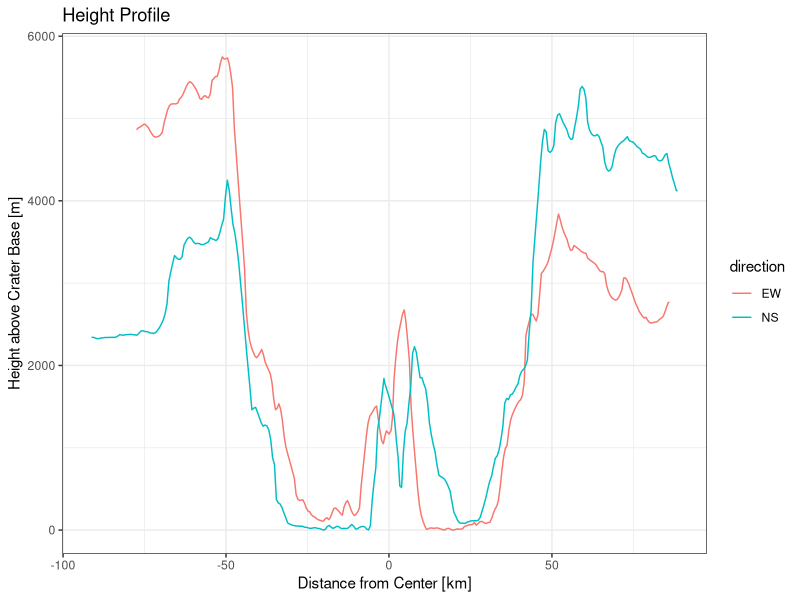

The R script that drew this image:
## ---- chunk 1
rm(list=ls())
## ---- chunk 2
library(dplyr)
library(ggplot2)
## ---- chunk 3
center <- list(l = 26.28, b = -11.45)
## ---- chunk 4
# d - degrees.
to.rad <- function(d) return(d*pi/180)
## ---- chunk 5
# l1 - Longitude of point 1
# b1 - Latitude of point 1
# l2 - Longitude of point 2
# b2 - Latitude of point 2
# r - Sphere radius
distance <- function(l1, b1, l2, b2, r=1738) {
    sin2 <- sin(to.rad(b1)) * sin(to.rad(b2))
    cos2 <- cos(to.rad(b1)) * cos(to.rad(b2))
    d <- r *  acos(sin2 + cos2 * cos(to.rad(l2-l1)))
    return(d)
}
## ---- chunk 6
raw <- read.csv("input/EW.txt", skip=4)

data.1 <- raw %>%
    rename(a = position) %>%
    rename(h = GLD100) %>%
    rename(l = lon) %>%
    rename(b = lat) %>%
    mutate(direction = "EW") %>%
    select(l, b, h, a, direction)
## ---- chunk 7
raw <- read.csv("input/NS.txt", skip=4)

data.2 <- raw %>%
    rename(a = position) %>%
    rename(h = GLD100) %>%
    rename(l = lon) %>%
    rename(b = lat) %>%
    mutate(direction = "NS") %>%
    select(l, b, h, a, direction)
## ---- chunk 8
dr <- distance(data.1$l, data.1$b, center$l, center$b)
data.1$dr <- sign(data.1$a - data.1$a[which.min(dr)]) * dr

dr <- distance(data.2$l, data.2$b, center$l, center$b)
data.2$dr <- sign(data.2$a - data.2$a[which.min(dr)]) * dr
## ---- chunk 9
data <- rbind(data.1, data.2)
## ---- chunk 10
index <- which.min(data$h)
data$dh <- data$h - data$h[index]
## ---- chunk 11
df <- data[data$dr>-25&data$dr<25,]
index <- which.max(df$dh)
df[index,]
## ---- chunk 12
ggplot(data) +
    geom_line(aes(dr, dh, color=direction)) +
    labs(x="Distance from Center [km]", y="Height above Crater Base [m]", title="Height Profile") +
    theme_bw()
## ---- chunk 13
if (!dir.exists("output")) dir.create("output")
df <- data %>% select(dr, dh, h, direction)
write.csv(df, "output/profiles.csv", row.names=FALSE)
